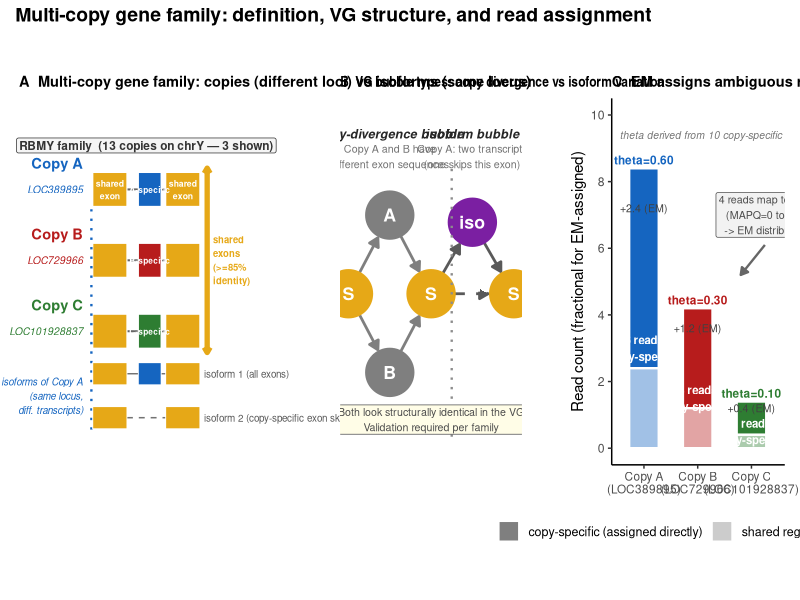
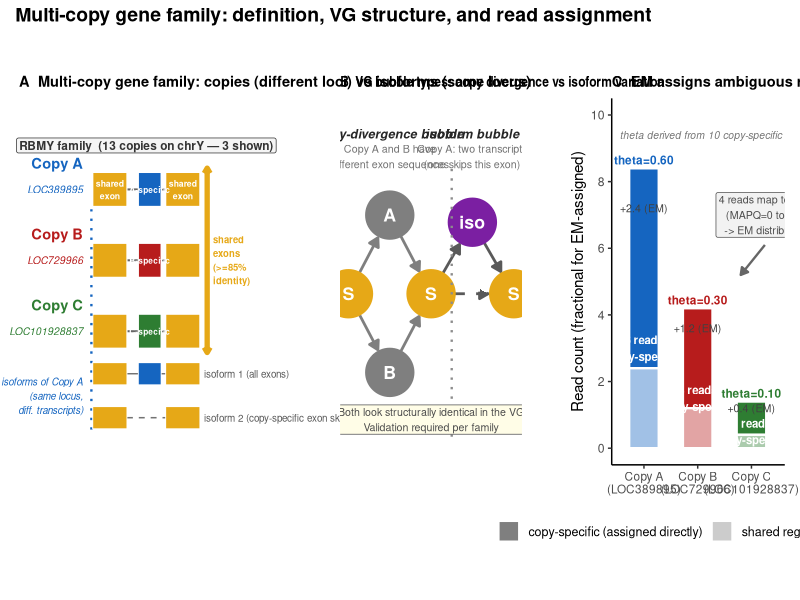

Source code (R) for these figures, in order:
suppressPackageStartupMessages({
  library(ggplot2)
  library(ggraph)
  library(igraph)
  library(dplyr)
  library(patchwork)
})

FIGURES_DIR <- "figures"
dir.create(FIGURES_DIR, showWarnings = FALSE)

SLIDE_BASE <- 11
copy_cols  <- c(A = "#1565C0", B = "#B71C1C", C = "#2E7D32")
shared_col <- "#e6a817"
eh <- 0.24  # exon half-height

# ═══════════════════════════════════════════════════════════════════════════════
# PANEL A — Multi-copy gene family: copies vs isoforms  (RBMY, 3 of 13 copies)
# ═══════════════════════════════════════════════════════════════════════════════
cy <- c(A = 3.0, B = 2.0, C = 1.0)

# Three exons per copy: [shared | copy-specific | shared]
ex_df <- do.call(rbind, lapply(c("A","B","C"), function(cp) {
  data.frame(x0   = c(0.0, 2.0, 3.2),
             x1   = c(1.5, 3.0, 4.7),
             type = c("shared", paste0("copy_",cp), "shared"),
             copy = cp, cy = cy[cp], stringsAsFactors = FALSE)
}))
ex_df$fill <- ifelse(ex_df$type == "shared", shared_col,
                      copy_cols[sub("copy_","", ex_df$type)])

it_df <- do.call(rbind, lapply(c("A","B","C"), function(cp) {
  data.frame(x0 = c(1.5, 3.0), x1 = c(2.0, 3.2), cy = cy[cp])
}))

# Isoforms of Copy A shown below main rows
iso_y1 <- 0.40; iso_y2 <- -0.22

p_def <- ggplot() +
  # Introns (main copies)
  geom_segment(data = it_df, aes(x=x0, xend=x1, y=cy, yend=cy),
               color="gray40", linewidth=0.7) +
  # Exon blocks (main copies)
  geom_rect(data = ex_df,
            aes(xmin=x0, xmax=x1, ymin=cy-eh, ymax=cy+eh, fill=fill),
            color="white", linewidth=0.4) +
  scale_fill_identity() +
  # Copy labels: bold letter + italic locus ID
  geom_text(data = data.frame(x=-0.42, y=unname(cy)+0.37,
                               lab=paste0("Copy ",c("A","B","C")),
                               col=unname(copy_cols)),
            aes(x=x, y=y, label=lab, color=col),
            fontface="bold", size=3.7, hjust=1) +
  geom_text(data = data.frame(x=-0.42, y=unname(cy),
                               lab=c("LOC389895","LOC729966","LOC101928837"),
                               col=unname(copy_cols)),
            aes(x=x, y=y, label=lab, color=col),
            fontface="italic", size=2.6, hjust=1) +
  scale_color_identity() +
  # Exon text labels (top copy only — same positions on all copies)
  annotate("text", x=0.75, y=cy["A"], label="shared\nexon",
           size=2.2, color="white", fontface="bold") +
  annotate("text", x=3.95, y=cy["A"], label="shared\nexon",
           size=2.2, color="white", fontface="bold") +
  annotate("text", x=2.5, y=cy["A"], label="A-specific", size=2.1, color="white", fontface="bold") +
  annotate("text", x=2.5, y=cy["B"], label="B-specific", size=2.1, color="white", fontface="bold") +
  annotate("text", x=2.5, y=cy["C"], label="C-specific", size=2.1, color="white", fontface="bold") +
  # Shared-across-copies bracket (right side)
  annotate("segment", x=5.02, xend=5.02, y=cy["C"]-eh-0.06, yend=cy["A"]+eh+0.06,
           color=shared_col, linewidth=1.8,
           arrow=arrow(ends="both", length=unit(1.5,"mm"))) +
  annotate("text", x=5.28, y=2.0,
           label="shared\nexons\n(>=85%\nidentity)",
           size=2.4, color=shared_col, fontface="bold", hjust=0) +
  # Family header
  annotate("label", x=2.35, y=3.62,
           label="RBMY family  (13 copies on chrY — 3 shown)",
           fill="gray96", color="gray20", fontface="bold", size=3.0,
           label.padding=unit(0.2,"lines")) +
  # Dotted bracket from isoforms up to Copy A
  annotate("segment", x=-0.06, xend=-0.06, y=iso_y2-eh*0.7, yend=cy["A"]-eh-0.04,
           color=copy_cols["A"], linetype="dotted", linewidth=0.8) +
  annotate("text", x=-0.42, y=(iso_y1+iso_y2)/2,
           label="isoforms of Copy A\n(same locus,\ndiff. transcripts)",
           size=2.5, color=copy_cols["A"], fontface="italic", hjust=1) +
  # Isoform 1: all 3 exons
  geom_segment(data=data.frame(x0=c(1.5,3.0), x1=c(2.0,3.2)),
               aes(x=x0, xend=x1, y=iso_y1, yend=iso_y1),
               color="gray45", linewidth=0.5) +
  geom_rect(data=data.frame(x0=c(0,2.0,3.2), x1=c(1.5,3.0,4.7),
                              fill=c(shared_col, copy_cols["A"], shared_col)),
            aes(xmin=x0, xmax=x1, ymin=iso_y1-eh*.65, ymax=iso_y1+eh*.65, fill=fill),
            color="white", linewidth=0.3) +
  annotate("text", x=4.88, y=iso_y1, label="isoform 1 (all exons)",
           size=2.5, color="gray35", hjust=0) +
  # Isoform 2: skips copy-specific exon (dashed intron across the gap)
  annotate("segment", x=1.5, xend=3.2, y=iso_y2, yend=iso_y2,
           color="gray45", linewidth=0.5, linetype="dashed") +
  geom_rect(data=data.frame(x0=c(0,3.2), x1=c(1.5,4.7),
                              fill=c(shared_col, shared_col)),
            aes(xmin=x0, xmax=x1, ymin=iso_y2-eh*.65, ymax=iso_y2+eh*.65, fill=fill),
            color="white", linewidth=0.3) +
  annotate("text", x=4.88, y=iso_y2, label="isoform 2 (copy-specific exon skipped)",
           size=2.5, color="gray35", hjust=0) +
  coord_cartesian(xlim=c(-2.7, 8.0), ylim=c(-0.65, 4.05), clip="off") +
  labs(title="A  Multi-copy gene family: copies (different loci) vs isoforms (same locus)",
       x=NULL, y=NULL) +
  theme_minimal(base_size=SLIDE_BASE) +
  theme(panel.grid=element_blank(), axis.text=element_blank(), axis.ticks=element_blank(),
        plot.title=element_text(face="bold", size=10.5))

# ═══════════════════════════════════════════════════════════════════════════════
# PANEL B — VG bubble types: copy-divergence vs isoform
# ═══════════════════════════════════════════════════════════════════════════════
# Nodes: s1(shared) → {cA, cB} → s2(shared) → {e_iso, skip} → s3(shared)
#   copy-divergence bubble: s1 → cA or cB → s2
#   isoform bubble:          s2 → e_iso or skip → s3

nodes_b <- data.frame(
  name = c("s1","cA","cB","s2","e_iso","s3"),
  type = c("shared","copy_A","copy_B","shared","isoform","shared"),
  vx   = c(1, 2, 2, 3, 4, 5),
  vy   = c(0, 0.55,-0.55, 0, 0.50, 0),
  stringsAsFactors = FALSE
)
edges_b <- data.frame(
  from  = c("s1","s1","cA","cB","s2","s2","e_iso"),
  to    = c("cA","cB","s2","s2","e_iso","s3","s3"),
  etype = c("copy_A","copy_B","copy_A","copy_B","isoform","skip","isoform"),
  stringsAsFactors = FALSE
)

g_b   <- graph_from_data_frame(edges_b, directed=TRUE, vertices=nodes_b)
vord  <- V(g_b)$name
ldf_b <- nodes_b[match(vord, nodes_b$name), ]
lay_b <- create_layout(g_b, layout="manual", x=ldf_b$vx, y=ldf_b$vy)

p_vg <- ggraph(lay_b) +
  geom_edge_link(aes(color=etype, linetype=etype),
                 arrow    = arrow(length=unit(2.5,"mm"), type="closed"),
                 end_cap  = circle(6.5,"mm"),
                 linewidth = 0.95) +
  scale_edge_color_manual(
    values  = c(copy_A=copy_cols["A"], copy_B=copy_cols["B"],
                isoform="gray35", skip="gray35"),
    guide   = "none") +
  scale_edge_linetype_manual(
    values  = c(copy_A="solid", copy_B="solid", isoform="solid", skip="dashed"),
    guide   = "none") +
  geom_node_point(aes(color=type), size=16) +
  scale_color_manual(
    values  = c(shared=shared_col, copy_A=copy_cols["A"],
                copy_B=copy_cols["B"], isoform="#7B1FA2"),
    guide   = "none") +
  geom_node_text(aes(label=c("S","A","B","S","iso","S")),
                 color="white", fontface="bold", size=4.5) +
  # Bubble type annotations
  annotate("text", x=2.0, y=1.12,
           label="copy-divergence bubble", size=3.2, fontface="bold.italic", color="gray15") +
  annotate("text", x=2.0, y=0.96,
           label="Copy A and B have\ndifferent exon sequences", size=2.7, color="gray45") +
  annotate("text", x=4.0, y=1.12,
           label="isoform bubble", size=3.2, fontface="bold.italic", color="gray15") +
  annotate("text", x=4.0, y=0.96,
           label="Copy A: two transcripts\n(one skips this exon)", size=2.7, color="gray45") +
  # Dividing line between bubbles
  annotate("segment", x=3.5, xend=3.5, y=-1.0, yend=0.88,
           linetype="dotted", color="gray55", linewidth=0.8) +
  # Validation warning
  annotate("label", x=3.0, y=-0.88,
           label="Both look structurally identical in the VG\nValidation required per family",
           fill="#FFFDE7", color="gray30", size=2.7,
           label.padding=unit(0.22,"lines"), hjust=0.5) +
  coord_cartesian(ylim=c(-1.08, 1.25)) +
  labs(title="B  VG bubble types: copy divergence vs isoform variation") +
  theme_graph(base_size=SLIDE_BASE) +
  theme(plot.title=element_text(face="bold", size=10.5, margin=margin(b=4)))

# ═══════════════════════════════════════════════════════════════════════════════
# PANEL C — EM: copy-specific reads establish theta, then distribute ambiguous reads
# ═══════════════════════════════════════════════════════════════════════════════
# Concrete numbers:
#   Copy-specific uniquely-mapped reads: A=6, B=3, C=1  -> theta_A=0.60, B=0.30, C=0.10
#   Ambiguous reads in shared exon:      4 reads, equal MAPQ to all 3
#   EM distributes: A gets +2.4, B gets +1.2, C gets +0.4

n_uniq  <- c(A=6, B=3, C=1)
theta   <- n_uniq / sum(n_uniq)
n_ambig <- 4
n_em    <- n_ambig * theta  # A=2.4, B=1.2, C=0.4

em_df <- data.frame(
  copy    = factor(c("A","B","C"), levels=c("A","B","C")),
  unique  = as.numeric(n_uniq),
  em_part = as.numeric(n_em),
  fill    = unname(copy_cols[c("A","B","C")])
)

# Stacked bar: unique (solid) + EM fractional (lighter) per copy
em_long <- rbind(
  data.frame(copy=em_df$copy, reads=em_df$unique,
             src=factor("copy-specific (assigned directly)",
                        levels=c("copy-specific (assigned directly)",
                                 "shared region (EM fractional)")),
             fill=em_df$fill, stringsAsFactors=FALSE),
  data.frame(copy=em_df$copy, reads=em_df$em_part,
             src=factor("shared region (EM fractional)",
                        levels=c("copy-specific (assigned directly)",
                                 "shared region (EM fractional)")),
             fill=em_df$fill, stringsAsFactors=FALSE)
)

# Label positions for text inside bars
em_df$y_uniq_mid <- em_df$unique / 2
em_df$y_em_mid   <- em_df$unique + em_df$em_part / 2
em_df$y_top      <- em_df$unique + em_df$em_part + 0.25
em_df$theta_lab  <- sprintf("theta=%.2f", as.numeric(theta))

p_em <- ggplot(em_long, aes(x=copy, y=reads, fill=fill, alpha=src)) +
  geom_col(width=0.55, color="white", linewidth=0.8, position="stack") +
  scale_fill_identity() +
  scale_alpha_manual(
    values=c("copy-specific (assigned directly)"=1.00,
             "shared region (EM fractional)"=0.40),
    name=NULL,
    guide=guide_legend(override.aes=list(fill="gray50"))) +
  # Unique-read labels
  geom_text(data=em_df, aes(x=copy, y=y_uniq_mid,
                              label=paste0(unique," reads\n(copy-specific)")),
            size=2.9, color="white", fontface="bold", inherit.aes=FALSE) +
  # EM-read labels
  geom_text(data=em_df, aes(x=copy, y=y_em_mid,
                              label=paste0("+",em_part," (EM)")),
            size=2.7, color="gray25", inherit.aes=FALSE) +
  # theta labels above bars
  geom_text(data=em_df, aes(x=copy, y=y_top, label=theta_lab, color=fill),
            size=3.0, fontface="bold", inherit.aes=FALSE) +
  scale_color_identity() +
  # Ambiguous reads annotation
  annotate("label", x=3.62, y=7.0,
           label="4 reads map to shared exon\n(MAPQ=0 to all 3 copies)\n-> EM distributes by theta",
           fill="gray95", color="gray30", size=2.7,
           label.padding=unit(0.22,"lines"), hjust=0.5) +
  annotate("segment", x=3.25, xend=2.8, y=6.1, yend=5.2,
           arrow=arrow(length=unit(2,"mm"), type="closed"),
           color="gray40", linewidth=0.8) +
  # theta derivation note
  annotate("text", x=0.55, y=9.4,
           label="theta derived from 10 copy-specific reads; 4 ambiguous reads then split by theta",
           size=2.6, color="gray45", hjust=0, fontface="italic") +
  scale_x_discrete(labels=c(A="Copy A\n(LOC389895)",
                              B="Copy B\n(LOC729966)",
                              C="Copy C\n(LOC101928837)")) +
  scale_y_continuous(limits=c(0, 10.0), breaks=seq(0,10,2)) +
  labs(title="C  EM assigns ambiguous reads: copy-specific reads anchor theta",
       x=NULL, y="Read count (fractional for EM-assigned)") +
  theme_classic(base_size=SLIDE_BASE) +
  theme(axis.text.x=element_text(size=8.5),
        legend.position="bottom",
        legend.text=element_text(size=9),
        plot.title=element_text(face="bold", size=10.5))

# ═══════════════════════════════════════════════════════════════════════════════
# Combine
# ═══════════════════════════════════════════════════════════════════════════════
fig5 <- p_def + p_vg + p_em +
  plot_layout(ncol=3, widths=c(1.55, 1.05, 1.0)) +
  plot_annotation(
    title="Multi-copy gene family: definition, VG structure, and read assignment",
    theme=theme(plot.title=element_text(size=14, face="bold"))
  )

ggsave(file.path(FIGURES_DIR, "fig_hmm5_definition_em.pdf"), fig5,
       width=18, height=7, units="in")
ggsave(file.path(FIGURES_DIR, "fig_hmm5_definition_em.png"), fig5,
       width=18, height=7, units="in", dpi=180)
message("Figure 5 saved.")
